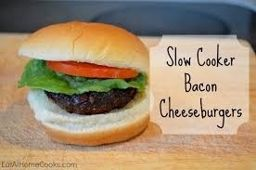
#> input picture app/assets/train/burger/burger_007.jpg, 256 x 170 px, found by its file name; its folder holds only this picture in this run
$ python baseline_svm.py
#> lines starting #> are read from the running program, lines starting #| are printed output that depends on the picture
import os
import json
import numpy as np
from PIL import Image
from skimage.feature import hog
from sklearn.svm import SVC
from sklearn.preprocessing import StandardScaler
from sklearn.metrics import accuracy_score, precision_recall_fscore_support, confusion_matrix, classification_report

SPLIT_DIR = "dataset_split"
RESULTS_DIR = "results"
IMAGE_SIZE = 128
CLASSES = ["burger", "hotdog", "pizza", "sandwich", "sushi"]
SEED = 42


def load_split(split_name):
#> called with split_name = 'train'
    X, y = [], []
    split_path = os.path.join(SPLIT_DIR, split_name)
    for label, cls in enumerate(CLASSES):
        cls_dir = os.path.join(split_path, cls)
        for fname in sorted(os.listdir(cls_dir)):
            fpath = os.path.join(cls_dir, fname)
            with Image.open(fpath) as img:
#> img is the input picture: PIL image 256x170 RGB; mean R, G, B 162.5, 140.8, 113.4
                img = img.convert("L").resize((IMAGE_SIZE, IMAGE_SIZE))
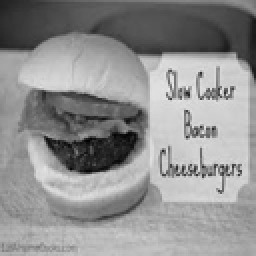
#> img: PIL image 128x128 L (shown 2 times larger); min 2, max 235, mean 144.2
                arr = np.array(img)
            features = hog(
                arr,
                orientations=9,
                pixels_per_cell=(16, 16),
                cells_per_block=(2, 2),
                block_norm="L2-Hys",
            )
#> features = 1764 values, max 0.491 at index 193, min 0.000368 at index 439, mean 0.135
            X.append(features)
            y.append(label)
    return np.array(X), np.array(y)


def evaluate(model, scaler, X, y, split_name):
    X_scaled = scaler.transform(X)
    y_pred = model.predict(X_scaled)

    acc = accuracy_score(y, y_pred)
    precision, recall, f1, _ = precision_recall_fscore_support(y, y_pred, average="macro", zero_division=0)
    cm = confusion_matrix(y, y_pred)
    report = classification_report(y, y_pred, target_names=CLASSES, zero_division=0)

    print(f"\n{split_name.upper()} results:")
    print(f"  Accuracy:  {acc:.4f}")
    print(f"  Precision (macro): {precision:.4f}")
    print(f"  Recall (macro):    {recall:.4f}")
    print(f"  F1 (macro):        {f1:.4f}")
    print(f"  Confusion matrix:\n{cm}")
    print(report)

    return {
        "accuracy": acc,
        "precision_macro": precision,
        "recall_macro": recall,
        "f1_macro": f1,
        "confusion_matrix": cm.tolist(),
        "classification_report": report,
    }


def main():
    np.random.seed(SEED)
    os.makedirs(RESULTS_DIR, exist_ok=True)

    print("Loading train split and extracting HOG features...")
    X_train, y_train = load_split("train")
    print(f"Train features: {X_train.shape}")

    print("Loading val split...")
    X_val, y_val = load_split("val")
    print("Loading test split...")
    X_test, y_test = load_split("test")

    scaler = StandardScaler()
    X_train_scaled = scaler.fit_transform(X_train)

    print("\nTraining SVM (RBF kernel)...")
    model = SVC(kernel="rbf", C=10, gamma="scale", random_state=SEED)
    model.fit(X_train_scaled, y_train)

    train_metrics = evaluate(model, scaler, X_train, y_train, "train")
    val_metrics = evaluate(model, scaler, X_val, y_val, "val")
    test_metrics = evaluate(model, scaler, X_test, y_test, "test")

    all_metrics = {
        "model": "SVM (RBF kernel, HOG features)",
        "classes": CLASSES,
        "train": train_metrics,
        "val": val_metrics,
        "test": test_metrics,
    }
    metrics_path = os.path.join(RESULTS_DIR, "baseline_svm_metrics.json")
    with open(metrics_path, "w") as f:
        json.dump(all_metrics, f, indent=2)
    print(f"\nMetrics written to: {metrics_path}")


if __name__ == "__main__":
#> (the run stopped early here; a loop or call above may not have finished)
